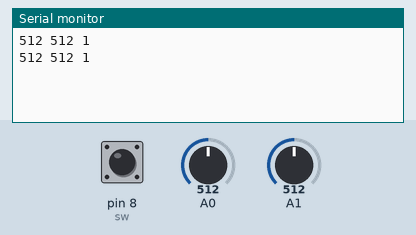
The sketch below on a simulated Arduino Uno, built with avr-gcc and run on an emulated ATmega328P. Shown: the last lines printed to the serial monitor. The inputs (shaded band) are chosen by the test bench; at power-on: A0 = 512, A1 = 512, pin 8 (sw) HIGH.

Above: at 1.8 s.
1.9 s: A0 set to 716
At 2.6 s:
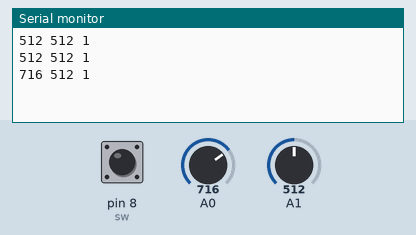
3.4 s: A1 set to 716
At 4.7 s:
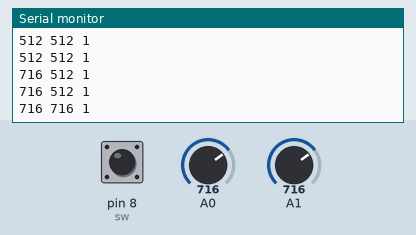
4.9 s: pin 8 (sw) pulled LOW for 1.2 s
At 5.8 s:
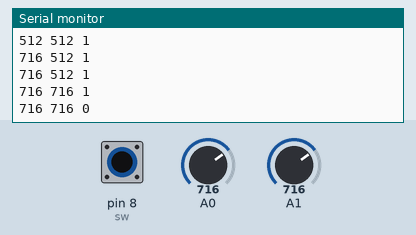
7.6 s: A0 set to 900
At 8.5 s:
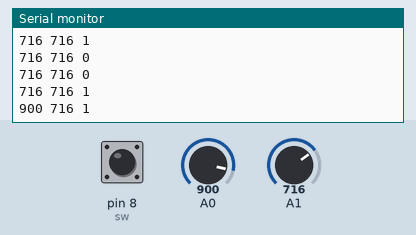
9.1 s: A1 set to 900
At 9.1 s:
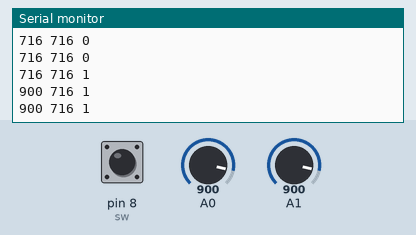
10.6 s: pin 8 (sw) pulled LOW for 1.2 s
At 11.8 s:
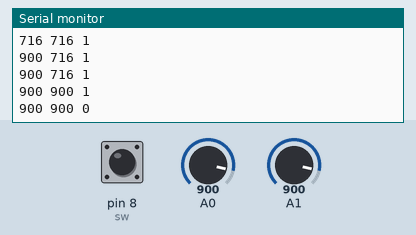
Timing chart, 0 to 13.6 s (numbered marks = the images above; inputs shaded):
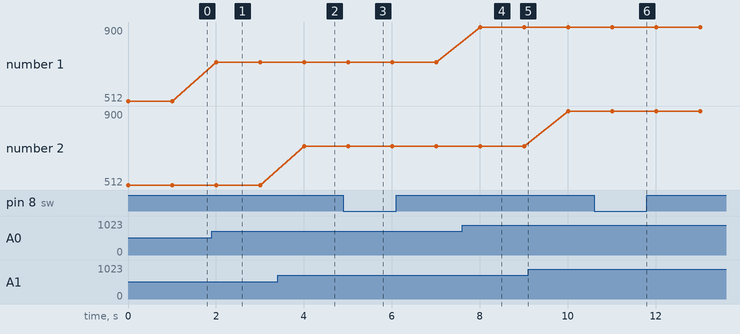

Measured:
- after the input at 1.9 s, the serial monitor: prints a new line after 0.10 s (image 1)
- after the input at 3.4 s, the serial monitor: prints a new line after 0.60 s (image 2)
- after the input at 4.9 s, the serial monitor: prints a new line after 0.10 s (image 3)
- after the input at 7.6 s, the serial monitor: prints a new line after 0.41 s (image 4)
- after the input at 10.6 s, the serial monitor: prints a new line after 0.41 s (image 6)
- plotted number 1: 512 → 716 after the input at 1.9 s, 716 → 900 after the input at 7.6 s

The sketch:

joystick.ino
```cpp
#define sw 8

void setup(){
  Serial.begin(9600);
  pinMode(sw, INPUT_PULLUP);
}

void loop(){
  Serial.print(analogRead(A0)); // x축
  Serial.print(" ");
  Serial.print(analogRead(A1)); // y축
  Serial.print(" ");
  Serial.println(digitalRead(sw));  // z축

  delay(1000);
}
```
